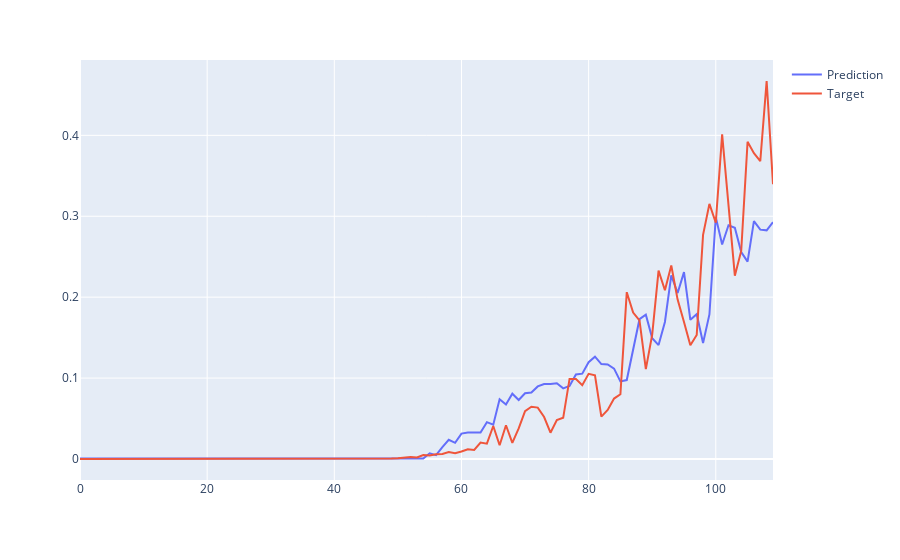

The code cell stored with this chart in its notebook:
### Code cell
fig = px.line()
fig.add_scatter(y=df_Brazil_test['Prediction'],
                mode='lines',   name="Prediction")
fig.add_scatter(y=df_Brazil_test['Target'],
                mode='lines',   name="Target")
fig.show()
